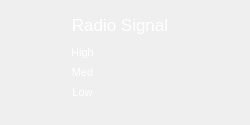
   <widget class="QFrame" name="radioinput">
    <property name="geometry">
     <rect>
      <x>312</x>
      <y>492</y>
      <width>250</width>
      <height>125</height>
     </rect>
    </property>
    <property name="styleSheet">
     <string notr="true">background: qradialgradient(cx:1.0, cy:0.0, radius: 3.0,
              fx:1.0, fy:0.0, stop:0 rgba(2, 2, 2, 0.75), stop:1 rgba(143, 99, 41, 0.75));
border-radius: 5px;
</string>
    </property>
    <property name="frameShape">
     <enum>QFrame::StyledPanel</enum>
    </property>
    <property name="frameShadow">
     <enum>QFrame::Raised</enum>
    </property>
    <widget class="QLabel" name="radio">
     <property name="geometry">
      <rect>
       <x>60</x>
       <y>10</y>
       <width>120</width>
       <height>30</height>
      </rect>
     </property>
     <property name="font">
      <font>
       <pointsize>13</pointsize>
       <weight>50</weight>
       <bold>false</bold>
      </font>
     </property>
     <property name="styleSheet">
      <string notr="true">background-color: rgba(255, 255, 255, 0);
border: 0px;
color: rgb(255, 255, 255);</string>
     </property>
     <property name="lineWidth">
      <number>0</number>
     </property>
     <property name="text">
      <string>Radio Signal</string>
     </property>
     <property name="alignment">
      <set>Qt::AlignCenter</set>
     </property>
    </widget>
    <widget class="QLabel" name="med">
     <property name="geometry">
      <rect>
       <x>65</x>
       <y>65</y>
       <width>35</width>
       <height>15</height>
      </rect>
     </property>
     <property name="font">
      <font>
       <pointsize>8</pointsize>
       <weight>50</weight>
       <bold>false</bold>
      </font>
     </property>
     <property name="styleSheet">
      <string notr="true">background-color: rgba(255, 255, 255, 0);
border: 0px;
color: rgb(255, 255, 255);</string>
     </property>
     <property name="lineWidth">
      <number>0</number>
     </property>
     <property name="text">
      <string>Med</string>
     </property>
     <property name="alignment">
      <set>Qt::AlignCenter</set>
     </property>
    </widget>
    <widget class="QLabel" name="low">
     <property name="geometry">
      <rect>
       <x>65</x>
       <y>85</y>
       <width>35</width>
       <height>15</height>
      </rect>
     </property>
     <property name="font">
      <font>
       <pointsize>8</pointsize>
       <weight>50</weight>
       <bold>false</bold>
      </font>
     </property>
     <property name="styleSheet">
      <string notr="true">background-color: rgba(255, 255, 255, 0);
border: 0px;
color: rgb(255, 255, 255);</string>
     </property>
     <property name="lineWidth">
      <number>0</number>
     </property>
     <property name="text">
      <string>Low</string>
     </property>
     <property name="alignment">
      <set>Qt::AlignCenter</set>
     </property>
    </widget>
    <widget class="QLabel" name="high">
     <property name="geometry">
      <rect>
       <x>65</x>
       <y>45</y>
       <width>35</width>
       <height>15</height>
      </rect>
     </property>
     <property name="font">
      <font>
       <pointsize>8</pointsize>
       <weight>50</weight>
       <bold>false</bold>
      </font>
     </property>
     <property name="styleSheet">
      <string notr="true">background-color: rgba(255, 255, 255, 0);
border: 0px;
color: rgb(255, 255, 255);</string>
     </property>
     <property name="lineWidth">
      <number>0</number>
     </property>
     <property name="text">
      <string>High</string>
     </property>
     <property name="alignment">
      <set>Qt::AlignCenter</set>
     </property>
    </widget>
    <widget class="QLabel" name="roundblack_3">
     <property name="geometry">
      <rect>
       <x>110</x>
       <y>50</y>
       <width>55</width>
       <height>55</height>
      </rect>
     </property>
     <property name="styleSheet">
      <string notr="true">background-color: rgba(255, 255, 255, 0);
border: 0px;</string>
     </property>
     <property name="text">
      <string/>
     </property>
     <property name="pixmap">
      <pixmap>pics/HMI/icon/Radio Input.svg</pixmap>
     </property>
     <property name="scaledContents">
      <bool>false</bool>
     </property>
    </widget>
   </widget>
